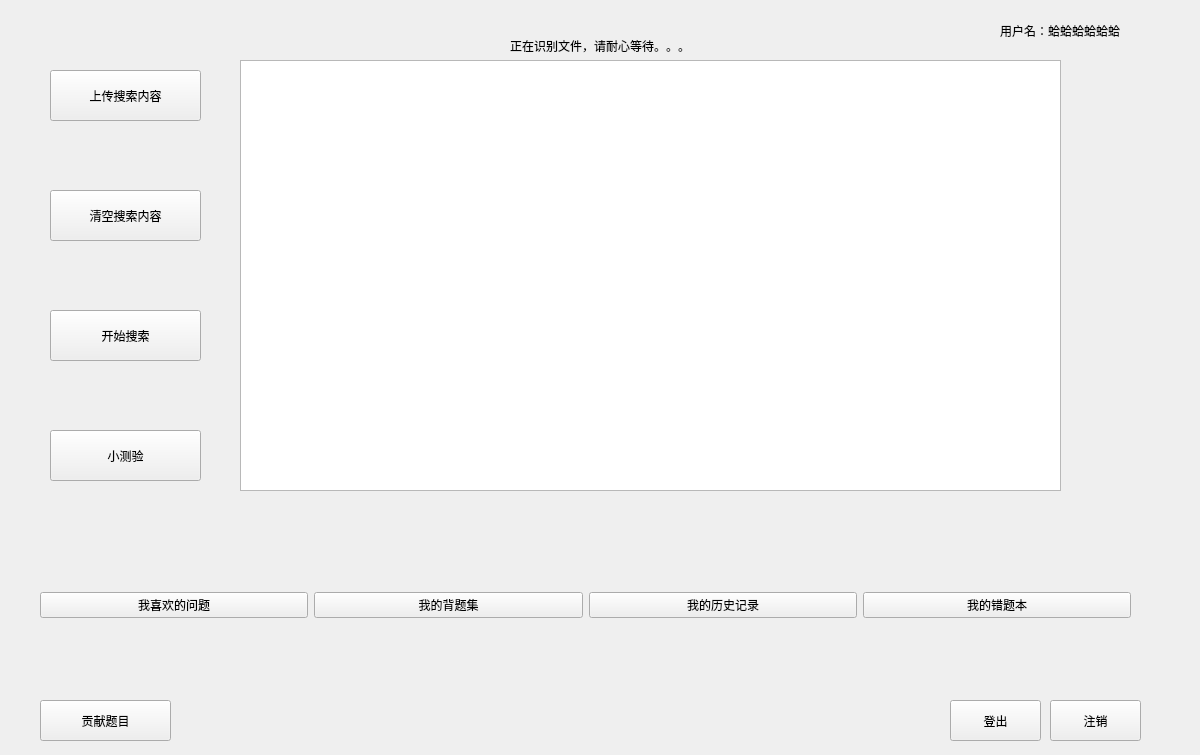
<?xml version="1.0" encoding="UTF-8"?>
<ui version="4.0">
 <class>MainForm</class>
 <widget class="QWidget" name="MainForm">
  <property name="geometry">
   <rect>
    <x>0</x>
    <y>0</y>
    <width>1200</width>
    <height>755</height>
   </rect>
  </property>
  <property name="windowTitle">
   <string>小航搜题-主界面</string>
  </property>
  <widget class="QWidget" name="horizontalLayoutWidget">
   <property name="geometry">
    <rect>
     <x>40</x>
     <y>520</y>
     <width>1091</width>
     <height>171</height>
    </rect>
   </property>
   <layout class="QHBoxLayout" name="horizontalLayoutForButtons">
    <item>
     <widget class="QPushButton" name="favoriteQuestionButton">
      <property name="styleSheet">
       <string notr="true">font: 75 10pt &quot;Consolas&quot; rgb(241, 255, 235);</string>
      </property>
      <property name="text">
       <string>我喜欢的问题</string>
      </property>
     </widget>
    </item>
    <item>
     <widget class="QPushButton" name="reciteQuestionButton">
      <property name="styleSheet">
       <string notr="true">font: 75 10pt &quot;Consolas&quot; rgb(241, 255, 235);</string>
      </property>
      <property name="text">
       <string>我的背题集</string>
      </property>
     </widget>
    </item>
    <item>
     <widget class="QPushButton" name="historyQuestionButton">
      <property name="styleSheet">
       <string notr="true">font: 75 10pt &quot;Consolas&quot; rgb(241, 255, 235);</string>
      </property>
      <property name="text">
       <string>我的历史记录</string>
      </property>
     </widget>
    </item>
    <item>
     <widget class="QPushButton" name="wrongQuestionButton">
      <property name="styleSheet">
       <string notr="true">font: 75 10pt &quot;Consolas&quot; rgb(241, 255, 235);</string>
      </property>
      <property name="text">
       <string>我的错题本</string>
      </property>
     </widget>
    </item>
   </layout>
  </widget>
  <widget class="QPushButton" name="openFileButton">
   <property name="geometry">
    <rect>
     <x>50</x>
     <y>70</y>
     <width>151</width>
     <height>51</height>
    </rect>
   </property>
   <property name="styleSheet">
    <string notr="true">font: 75 10pt &quot;Consolas&quot; rgb(241, 255, 235);</string>
   </property>
   <property name="text">
    <string>上传搜索内容</string>
   </property>
  </widget>
  <widget class="QTextEdit" name="questionTextEdit">
   <property name="geometry">
    <rect>
     <x>240</x>
     <y>60</y>
     <width>821</width>
     <height>431</height>
    </rect>
   </property>
   <property name="styleSheet">
    <string notr="true">font: 75 10pt &quot;Consolas&quot; rgb(241, 255, 235);</string>
   </property>
  </widget>
  <widget class="QPushButton" name="searchButton">
   <property name="geometry">
    <rect>
     <x>50</x>
     <y>310</y>
     <width>151</width>
     <height>51</height>
    </rect>
   </property>
   <property name="styleSheet">
    <string notr="true">font: 75 10pt &quot;Consolas&quot; rgb(241, 255, 235);</string>
   </property>
   <property name="text">
    <string>开始搜索</string>
   </property>
  </widget>
  <widget class="QPushButton" name="clearButton">
   <property name="geometry">
    <rect>
     <x>50</x>
     <y>190</y>
     <width>151</width>
     <height>51</height>
    </rect>
   </property>
   <property name="styleSheet">
    <string notr="true">font: 75 10pt &quot;Consolas&quot; rgb(241, 255, 235);</string>
   </property>
   <property name="text">
    <string>清空搜索内容</string>
   </property>
  </widget>
  <widget class="QPushButton" name="quizButton">
   <property name="geometry">
    <rect>
     <x>50</x>
     <y>430</y>
     <width>151</width>
     <height>51</height>
    </rect>
   </property>
   <property name="styleSheet">
    <string notr="true">font: 75 10pt &quot;Consolas&quot; rgb(241, 255, 235);</string>
   </property>
   <property name="text">
    <string>小测验</string>
   </property>
  </widget>
  <widget class="QPushButton" name="logoutButton">
   <property name="geometry">
    <rect>
     <x>950</x>
     <y>700</y>
     <width>91</width>
     <height>41</height>
    </rect>
   </property>
   <property name="styleSheet">
    <string notr="true">font: 75 10pt &quot;Consolas&quot; rgb(241, 255, 235);</string>
   </property>
   <property name="text">
    <string>登出</string>
   </property>
  </widget>
  <widget class="QLabel" name="userNamelabel">
   <property name="geometry">
    <rect>
     <x>1000</x>
     <y>10</y>
     <width>191</width>
     <height>41</height>
    </rect>
   </property>
   <property name="styleSheet">
    <string notr="true">font: 9pt &quot;Consolas&quot; rgb(255, 14, 30);</string>
   </property>
   <property name="text">
    <string>用户名：蛤蛤蛤蛤蛤蛤</string>
   </property>
  </widget>
  <widget class="QLabel" name="label">
   <property name="geometry">
    <rect>
     <x>580</x>
     <y>10</y>
     <width>161</width>
     <height>41</height>
    </rect>
   </property>
   <property name="text">
    <string/>
   </property>
  </widget>
  <widget class="QLabel" name="scheduleLabel">
   <property name="geometry">
    <rect>
     <x>510</x>
     <y>30</y>
     <width>301</width>
     <height>31</height>
    </rect>
   </property>
   <property name="styleSheet">
    <string notr="true">font: 9pt &quot;Consolas&quot; rgb(255, 14, 30);</string>
   </property>
   <property name="text">
    <string>正在识别文件，请耐心等待。。。</string>
   </property>
  </widget>
  <widget class="QPushButton" name="contributeButton">
   <property name="geometry">
    <rect>
     <x>40</x>
     <y>700</y>
     <width>131</width>
     <height>41</height>
    </rect>
   </property>
   <property name="styleSheet">
    <string notr="true">font: 75 10pt &quot;Consolas&quot; rgb(241, 255, 235);</string>
   </property>
   <property name="text">
    <string>贡献题目</string>
   </property>
  </widget>
  <widget class="QPushButton" name="writeOffButton">
   <property name="geometry">
    <rect>
     <x>1050</x>
     <y>700</y>
     <width>91</width>
     <height>41</height>
    </rect>
   </property>
   <property name="styleSheet">
    <string notr="true">font: 75 10pt &quot;Consolas&quot; rgb(241, 255, 235);</string>
   </property>
   <property name="text">
    <string>注销</string>
   </property>
  </widget>
 </widget>
 <resources/>
 <connections/>
</ui>
